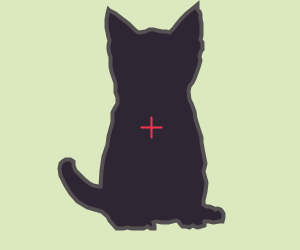
Frame 1 (no input)
Frame 60 (the mouse pressed at the canvas centre just before this capture): identical to frame 1, image omitted
Frame 120 (the mouse held since frame 60 and released just before this capture): identical to frame 1, image omitted

The Processing sketch that drew this single still picture (run headless with seeded random() and noise(); from frame 60 on, the mouse is pressed at the canvas centre):

// Processing sketch: processing_76167
// ── processing_76167.pde

// andrea gershuny
// assignment 08d: centroid

// I think this is the original image:
// http://2.bp.blogspot.com/_i2c_9pu-z7U/TRuZmhddnCI/AAAAAAAAAbU/l_PJB04fLU8/s1600/Sidebox-Kitten-Thinks-R.jpg

int[] x ={
  197,197,199,200,200,201,201,201,200,202,
  202,202,201,200,199,200,198,194,192,189,
  188,189,191,194,195,198,201,201,203,205,
  203,206,205,203,203,206,209,214,215,217,
  220,221,223,223,222,219,213,208,204,204,
  201,197,192,189,185,182,180,178,176,168,
  161,156,153,154,154,150,147,143,141,134,
  131,127,123,116,109,107,101,87,77,70,65,
  60,59,60,62,65,70,73,73,75,79,84,89,93,
  98,100,101,103,107,108,111,112,112,112,
  114,117,117,115,115,115,111,110,110,110,
  110,109,108,108,109,108,107,106,106,106,
  107,108,109,115,120,128,135,138,145,149,
  153,157,162,166,169,173,176,181,186,191};
 
int[] y ={
  4,9,11,14,18,23,29,35,39,42,46,49,50,52,
  56,60,67,78,82,86,91,99,103,111,118,128,
  137,142,153,163,171,182,191,200,204,206,
  206,208,209,208,209,210,213,217,221,221,
  222,221,221,225,226,227,225,227,226,226,
  224,221,220,222,222,221,222,225,228,228,
  226,228,228,228,228,227,228,228,220,216,
  211,207,201,193,185,175,168,163,161,159,
  159,161,165,170,174,179,183,185,186,186,
  170,156,144,136,125,121,115,112,108,103,
  97,92,87,83,71,66,61,58,56,54,49,45,40,
  37,32,27,23,19,13,9,10,13,17,23,30,32,
  31,29,29,30,31,31,32,28,24,18,13,9};
 
color backgroundColor = #DCE9BE;
color outlineColor = #555152;
color fillColor = #2E2633;
color crosshairColor = #FC354C;

float sumX;
float sumY;
float averageX;
float averageY;
int arrayLength = x.length;

void setup(){
  
  size(300,250);
  fill(fillColor);
  
  
  //calculating averages of x and y
  
  for (int j=0; j<arrayLength; j++){
    sumX += x[j];
    sumY += y[j];
  }
  
  averageX = sumX/arrayLength;
  averageY = sumY/arrayLength;
}

void draw(){
  background(backgroundColor);
  smooth();
  stroke(outlineColor);
  strokeWeight(4);
  
  beginShape();
  for (int i=0; i<arrayLength; i++){
    vertex(x[i],y[i]);
  }
  endShape(CLOSE);
  
  strokeWeight(2);
  stroke(crosshairColor);
  
  int crosshairLength = 20;
  line(averageX-(crosshairLength/2),averageY, averageX+(crosshairLength/2),averageY);
  line(averageX,averageY-(crosshairLength/2), averageX,averageY+(crosshairLength/2));
}
